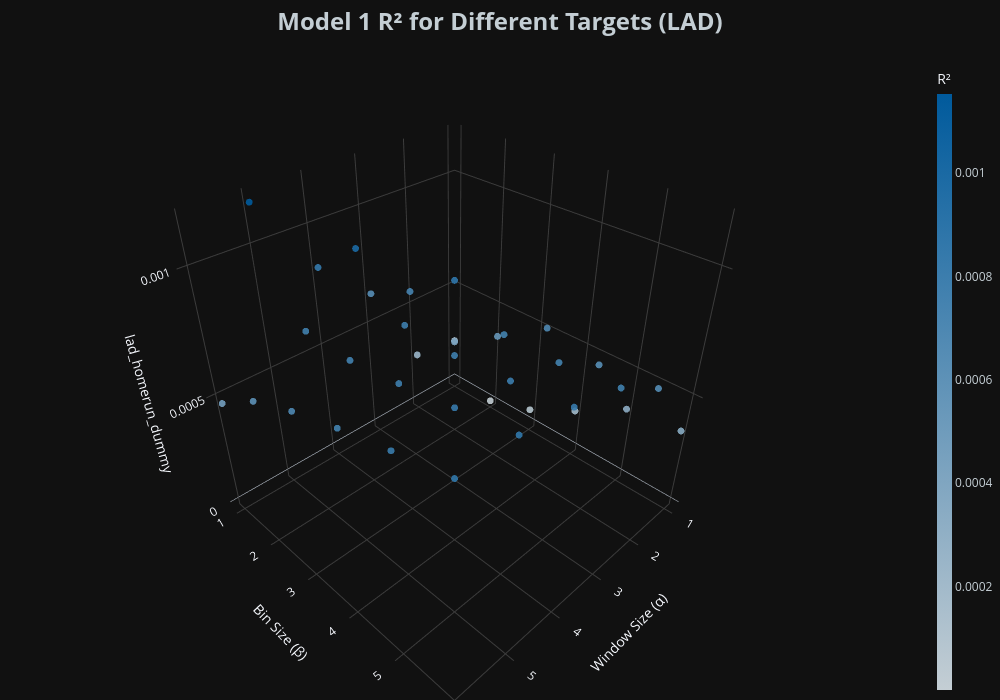

Notebook source saved alongside this figure:
### Code cell
# Plot R² for LAD

fig = graph_model_stats(
    df = lad_m1_stats_df,
    stat_type='r_squared',
    title='Model 1 R²',
    z='lad_homerun_dummy',
    gradient='r_squared',
    team='LAD'
)

fig.show()

### Figure 1 — Plotly figure (JSON) as saved in the notebook; plotly's stock layout.template omitted (floating-point values rounded to 4 significant figures)
{"data": [{"marker": {"color": [0.0002206, 1.922e-07, 7.376e-05, 0.0001923, 0.0003263, 0.000352, 0.0002501, 0.0004211, 0.0005495, 0.0006855, 0.0006398, 0.0006589, 0.0006432, 0.0007423, 0.0008744, 0.00076, 0.0007587, 0.0007786, 0.0008399, 0.0009924, 0.0007959, 0.0007853, 0.0008038, 0.0008321, 0.001153, 0.0007731, 0.0007672, 0.0007946, 0.0008301, 0.0008678, 0.0004761, 0.0006076, 0.0006924, 0.0007587, 0.0008157, 0.0008693], "colorbar": {"thickness": 15, "tickfont": {"color": "#C4CED4"}, "title": {"text": "R²"}}, "colorscale": [[0, "#C4CED4"], [1, "#005A9C"]], "opacity": 0.9, "showscale": true, "size": 4}, "mode": "markers", "type": "scatter3d", "x": [1, 1, 1, 1, 1, 1, 2, 2, 2, 2, 2, 2, 3, 3, 3, 3, 3, 3, 4, 4, 4, 4, 4, 4, 5, 5, 5, 5, 5, 5, 6, 6, 6, 6, 6, 6], "y": [1, 2, 3, 4, 5, 6, 1, 2, 3, 4, 5, 6, 1, 2, 3, 4, 5, 6, 1, 2, 3, 4, 5, 6, 1, 2, 3, 4, 5, 6, 1, 2, 3, 4, 5, 6], "z": [0.0002206, 1.922e-07, 7.376e-05, 0.0001923, 0.0003263, 0.000352, 0.0002501, 0.0004211, 0.0005495, 0.0006855, 0.0006398, 0.0006589, 0.0006432, 0.0007423, 0.0008744, 0.00076, 0.0007587, 0.0007786, 0.0008399, 0.0009924, 0.0007959, 0.0007853, 0.0008038, 0.0008321, 0.001153, 0.0007731, 0.0007672, 0.0007946, 0.0008301, 0.0008678, 0.0004761, 0.0006076, 0.0006924, 0.0007587, 0.0008157, 0.0008693]}], "layout": {"height": 700, "margin": {"b": 0, "l": 0, "r": 0, "t": 60}, "paper_bgcolor": "#111111", "scene": {"aspectmode": "cube", "bgcolor": "#111111", "xaxis": {"gridcolor": "rgb(60, 60, 60)", "showbackground": false, "title": {"text": "Window Size (α)"}}, "yaxis": {"gridcolor": "rgb(60, 60, 60)", "showbackground": false, "title": {"text": "Bin Size (β)"}}, "zaxis": {"gridcolor": "rgb(60, 60, 60)", "showbackground": false, "title": {"text": "lad_homerun_dummy"}}}, "showlegend": false, "title": {"font": {"color": "#C4CED4", "size": 24}, "text": "<b>Model 1 R² for Different Targets (LAD)</b>", "x": 0.5, "xanchor": "center"}, "width": 1000}}
